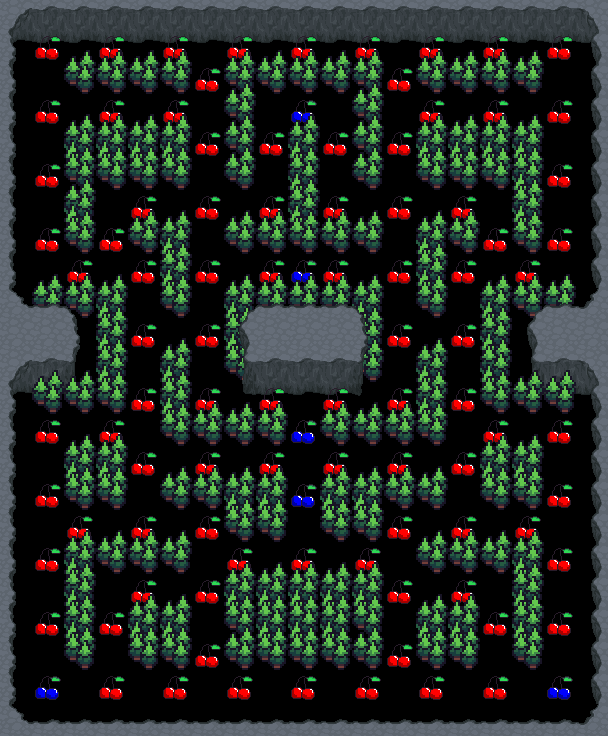

A level layout from a 2D game, rendered from its tile map. Below: a short description, then the map file with tile-grid data replaced by summaries:
An orthogonal 19x23 tile map with 32x32 px tiles, 11 tile layers (grass, berry bottom, berry big, trees bottom, ...), 2 hidden layers not drawn, 5 tilesets.

<map version="1.10" tiledversion="1.10.2" orientation="orthogonal" renderorder="right-down" width="19" height="23" tilewidth="32" tileheight="32" infinite="0" nextlayerid="15" nextobjectid="1">
 <tileset firstgid="1" source="rocks.tsx" />
 <tileset firstgid="109" source="bush.tsx" />
 <tileset firstgid="110" source="cherry.tsx" />
 <tileset firstgid="111" source="big berry.tsx" />
 <tileset firstgid="112" source="trees.tsx" />
 <layer id="4" name="bushes" width="19" height="23" visible="0">
  <data>[437 cells, 127 non-empty, 1 distinct tile ids]</data>
 </layer>
 <layer id="12" name="grass" width="19" height="23">
  <data>[437 cells, 0 non-empty, 0 distinct tile ids]</data>
 </layer>
 <layer id="5" name="bush bottom" width="19" height="23" visible="0">
  <data>[437 cells, 18 non-empty, 1 distinct tile ids]</data>
 </layer>
 <layer id="8" name="berry bottom" width="19" height="23">
  <data>[437 cells, 74 non-empty, 1 distinct tile ids]</data>
 </layer>
 <layer id="7" name="berry big" width="19" height="23">
  <data>[437 cells, 6 non-empty, 1 distinct tile ids]</data>
 </layer>
 <layer id="11" name="trees bottom" width="19" height="23">
  <data>[437 cells, 13 non-empty, 3 distinct tile ids]</data>
 </layer>
 <layer id="1" name="rocks" width="19" height="23">
  <data>[437 cells, 107 non-empty, 15 distinct tile ids]</data>
 </layer>
 <layer id="2" name="rocks no collision" width="19" height="23">
  <data>[437 cells, 26 non-empty, 3 distinct tile ids]</data>
 </layer>
 <layer id="9" name="trees" width="19" height="23">
  <data>[437 cells, 136 non-empty, 3 distinct tile ids]</data>
 </layer>
 <layer id="6" name="berry" width="19" height="23">
  <data>[437 cells, 17 non-empty, 1 distinct tile ids]</data>
 </layer>
 <layer id="13" name="walking" width="19" height="23">
  <data>[437 cells, 0 non-empty, 0 distinct tile ids]</data>
 </layer>
 <layer id="10" name="trees no collision" width="19" height="23">
  <data>[437 cells, 82 non-empty, 1 distinct tile ids]</data>
 </layer>
 <layer id="14" name="flying" width="19" height="23">
  <data>[437 cells, 0 non-empty, 0 distinct tile ids]</data>
 </layer>
</map>
